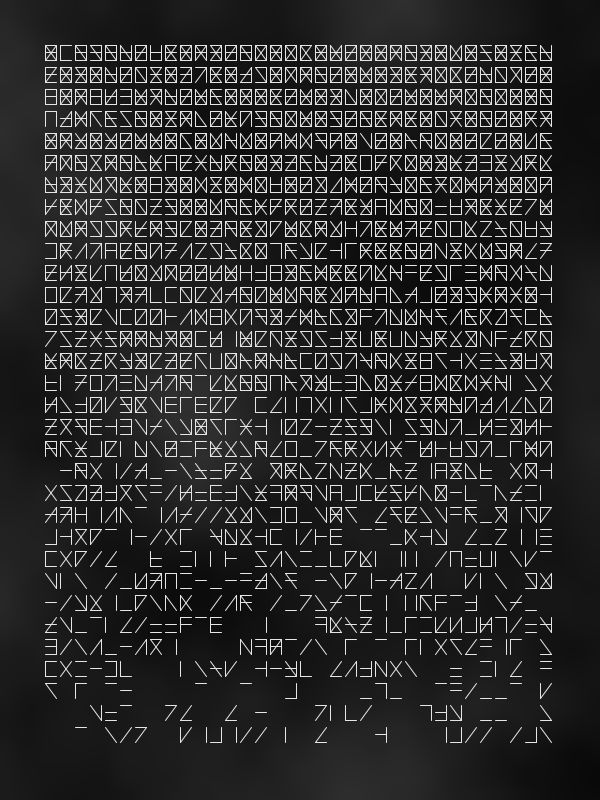
Frame 1 (no input)
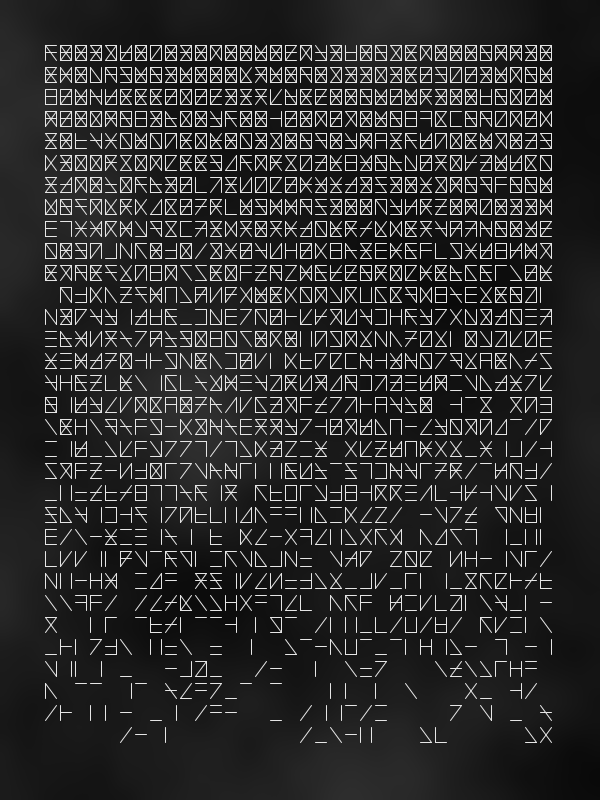
Frame 2 (the mouse pressed at the canvas centre, redrawn once)

The Processing sketch that drew these frames (run headless with seeded random() and noise(); the mouse was pressed at the canvas centre and the sketch redrawn once):

// Processing sketch: September29
// ── September29.pde
// Global var for size of boxes
int step = 15;

// Class for any individual rectangle
class Glyph{
  PVector[] pts = new PVector[6];
  
  Glyph(int x, int y){
    // Initialize 6 points to create a rectangle
    pts[0] = new PVector(x,y);
    pts[1] = new PVector(x + step*0.75,y);
    pts[2] = new PVector(x,y + step);
    pts[3] = new PVector(x + step*0.75, y + step);
    pts[4] = new PVector(x, y + step/2);
    pts[5] = new PVector(x + step*0.75, y + step/2);
  }
  
  void drawGlyph(){
    stroke(230);
    // Draw this individual glyph using its points
    // rand is a random threshold that increases the lower the box is
    float rand = map(this.pts[0].y, 0, 800, 0.1, 1);
    
    //Use random value (based on threshold) to see if the line is drawn
    if(random(0,1) > rand)
      line(this.pts[0].x, this.pts[0].y, this.pts[1].x, this.pts[1].y);
    if(random(0,1) > rand)
      line(this.pts[2].x, this.pts[2].y, this.pts[1].x, this.pts[1].y);
    if(random(0,1) > rand)
      line(this.pts[3].x, this.pts[3].y, this.pts[1].x, this.pts[1].y);
    if(random(0,1) > rand)
      line(this.pts[3].x, this.pts[3].y, this.pts[2].x, this.pts[2].y);
    if(random(0,1) > rand)
      line(this.pts[3].x, this.pts[3].y, this.pts[0].x, this.pts[0].y);
    if(random(0,1) > rand)
      line(this.pts[2].x, this.pts[2].y, this.pts[0].x, this.pts[0].y);
    if(random(0,1) > rand)
      line(this.pts[5].x, this.pts[5].y, this.pts[4].x, this.pts[4].y);
  }
}

// Function to generate glyphs into the ArrayList
ArrayList<Glyph> generateGlyphs(){
  ArrayList<Glyph> glyphs = new ArrayList<Glyph>();
  for(int x = step*3; x < width-3*step; x+=step){
    for(int y = step*3; y < height-4*step; y+=step*1.5){
      // Create a glyph with points based on x and y
      // as we traverse the canvas
      glyphs.add(new Glyph(x, y));
    }
  }
  return(glyphs);
}

void showGlyphs(ArrayList<Glyph> glyphs){
  for(Glyph g : glyphs){
    g.drawGlyph();
  }
}

void addNoise(){
  // Draw noise in the background
  // grain is grain size, noiseOff affects
  // how "zoomed in" we are to the noise plane
  int grain = 1;
  float noiseOff = 0.005;
  for(int x = 0; x < width; x+=grain){
    for(int y = 0; y < height; y+=grain){
      noStroke();
      fill(map(noise(x*noiseOff,y*noiseOff),0,1,0,60));
      rect(x, y, grain, grain);
    }
  }
}

void setup(){
  size(600,800);
}

void draw(){
  background(0);
  
  ArrayList<Glyph> glyphs = generateGlyphs();
  
  addNoise();
  showGlyphs(glyphs);
  
  noLoop();
}
